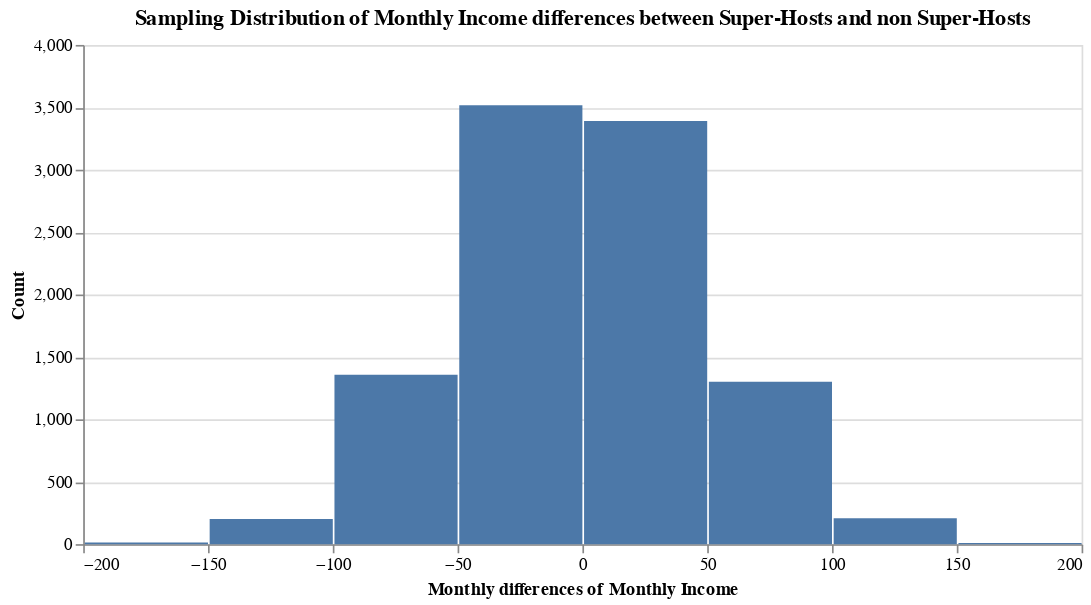

The cell this chart's notebook holds for it:
### Markdown cell above
## Does becoming a Super-Host positively impact your monthly AirBnb income or occupancy rate in Seattle?

### Code cell
%%time
output = perform_permutation_test(listings_merged_df[listings_merged_df.host_is_superhost==True].income_per_month , listings_merged_df[listings_merged_df.host_is_superhost==False].income_per_month, x_axis_title='Monthly Income', chart_title='Monthly Income differences between Super-Hosts and non Super-Hosts')
output[1]

### Figure 1 — Vega-Lite specification as saved in the notebook (floating-point values rounded to 4 significant figures; data arrays with more than 128 entries replaced by an {"elided": "..."} marker saying what was removed)
{"config": {"view": {"continuousWidth": 400, "continuousHeight": 300}}, "data": {"name": "data-f23bee45db350102f36a1c208b808a8b"}, "mark": "bar", "encoding": {"x": {"type": "quantitative", "bin": {"maxbins": 15}, "field": "Diffs", "title": "Monthly differences of Monthly Income"}, "y": {"type": "quantitative", "aggregate": "count", "title": "Count"}}, "title": "Sampling Distribution of Monthly Income differences between Super-Hosts and non Super-Hosts", "width": 600, "$schema": "https://vega.github.io/schema/vega-lite/v4.8.1.json", "datasets": {"data-f23bee45db350102f36a1c208b808a8b": {"elided": "10000 records"}}}
